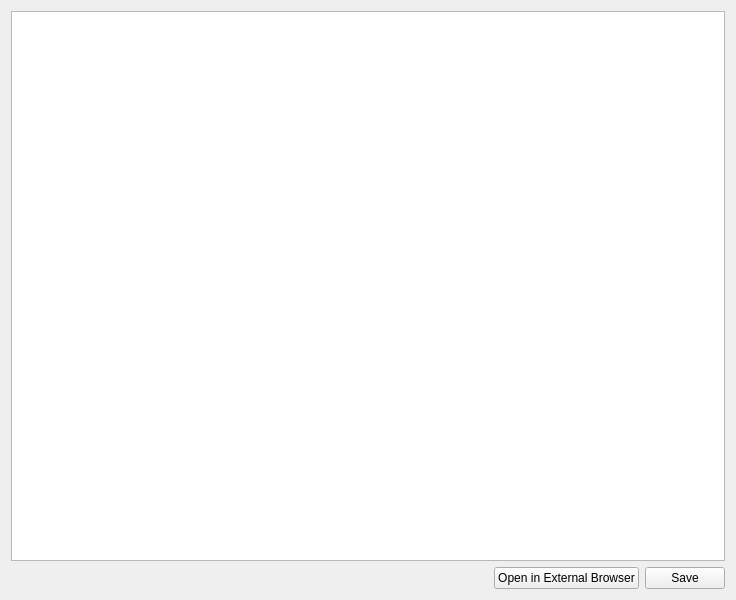
<?xml version="1.0" encoding="UTF-8"?>
<ui version="4.0">
 <class>ApplyProgressDetailsWidgetBase</class>
 <widget class="QWidget" name="ApplyProgressDetailsWidgetBase">
  <property name="geometry">
   <rect>
    <x>0</x>
    <y>0</y>
    <width>736</width>
    <height>600</height>
   </rect>
  </property>
  <layout class="QGridLayout" name="gridLayout">
   <item row="0" column="0" colspan="3">
    <widget class="KTextEdit" name="m_EditReport">
     <property name="textInteractionFlags">
      <set>Qt::LinksAccessibleByMouse|Qt::TextSelectableByKeyboard|Qt::TextSelectableByMouse</set>
     </property>
    </widget>
   </item>
   <item row="1" column="0">
    <spacer name="horizontalSpacer">
     <property name="orientation">
      <enum>Qt::Horizontal</enum>
     </property>
     <property name="sizeHint" stdset="0">
      <size>
       <width>608</width>
       <height>20</height>
      </size>
     </property>
    </spacer>
   </item>
   <item row="1" column="2">
    <widget class="QPushButton" name="m_ButtonSave">
     <property name="text">
      <string>Save</string>
     </property>
    </widget>
   </item>
   <item row="1" column="1">
    <widget class="QPushButton" name="m_ButtonBrowser">
     <property name="text">
      <string>Open in External Browser</string>
     </property>
    </widget>
   </item>
  </layout>
 </widget>
 <customwidgets>
  <customwidget>
   <class>KTextEdit</class>
   <extends>QTextEdit</extends>
   <header>ktextedit.h</header>
  </customwidget>
 </customwidgets>
 <connections/>
</ui>
